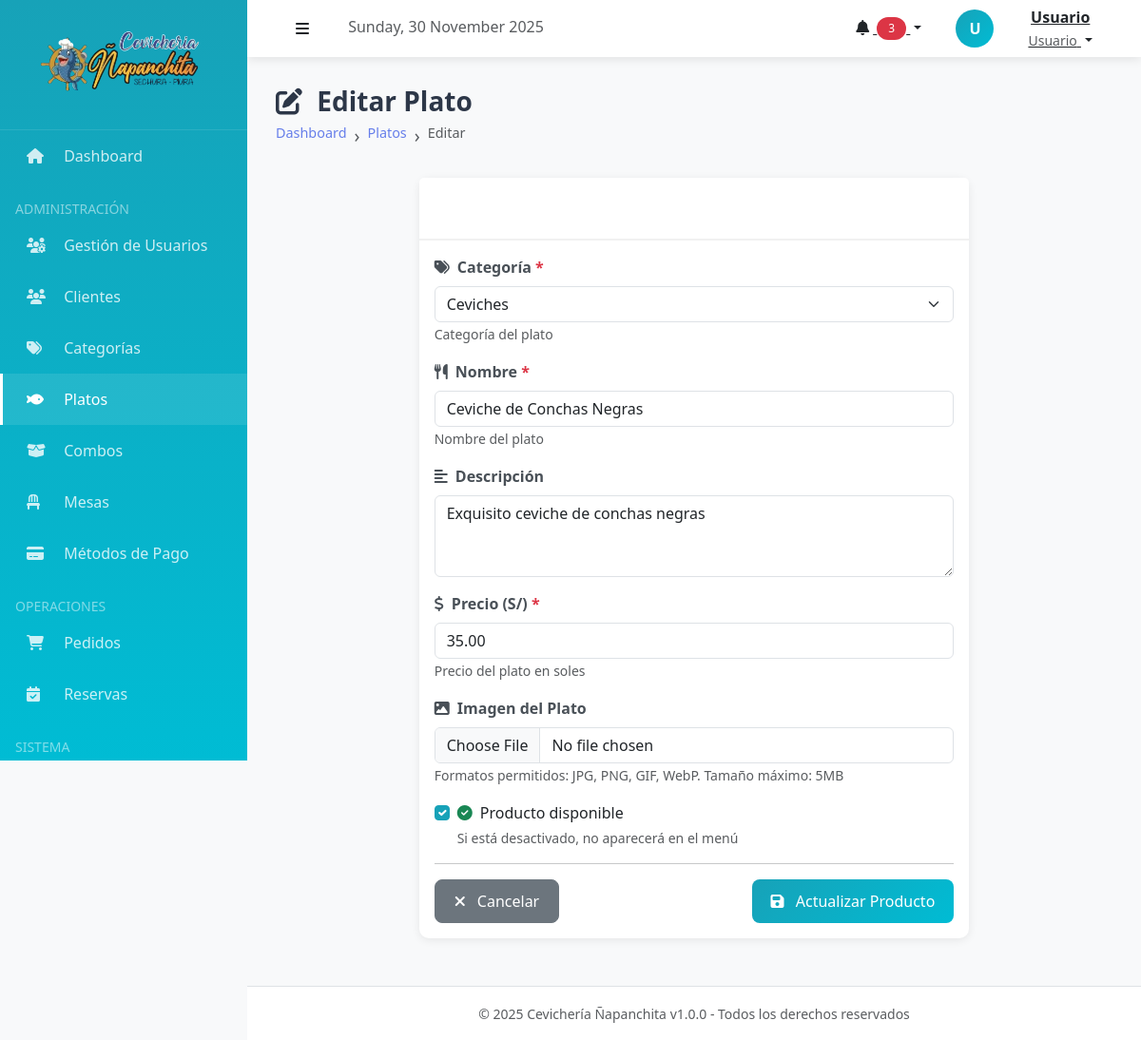
The app's page /index.php?action=platos_editar&id=3 (signed in) with its own data.
### tables this page shows
CREATE TABLE platos (
    id INT AUTO_INCREMENT PRIMARY KEY,
    categoria_id INT NOT NULL,
    nombre VARCHAR(100) NOT NULL,
    descripcion TEXT,
    precio DECIMAL(10, 2) NOT NULL CHECK (precio > 0),
    imagen_url VARCHAR(255),
    disponible BOOLEAN DEFAULT TRUE,
    fecha_creacion TIMESTAMP DEFAULT CURRENT_TIMESTAMP,
    
    FOREIGN KEY (categoria_id) REFERENCES categorias(id) ON DELETE RESTRICT,
    
    INDEX idx_productos_categoria (categoria_id),
    INDEX idx_productos_disponible (disponible),
    INDEX idx_productos_nombre (nombre)
);

CREATE TABLE categorias (
    id INT AUTO_INCREMENT PRIMARY KEY,
    nombre VARCHAR(50) UNIQUE NOT NULL,
    descripcion TEXT,
    orden INT DEFAULT 0 COMMENT 'Orden de visualizaciÃ³n',
    activo BOOLEAN DEFAULT TRUE,
    
    INDEX idx_categorias_activo (activo),
    INDEX idx_categorias_orden (orden)
);

### controllers/PlatoController.php (called while the page is built, shortened)
<?php
require_once __DIR__ . '/../config/database.php';
require_once __DIR__ . '/../models/Plato.php';
require_once __DIR__ . '/../models/Categoria.php';
class PlatoController
{
    private $plato;
    private $categoria;
    public function __construct()
    {
        $database = new Database();
        $this->db = $database->getConnection();
        $this->plato = new Plato($this->db);
        $this->categoria = new Categoria($this->db);
    }
    public function editar()
    {
        $id = $_GET['id'] ?? 0;
        $this->plato->id = $id;
        $plato = $this->plato->obtenerPorId();
        $categorias = $this->categoria->listar();
        require_once __DIR__ . '/../views/platos/editar.php';
    }
}

### config/database.php (called while the page is built, shortened)
<?php
class Database
{
    private $host = "localhost";
    private $db_name = "napanchita_db";
    private $username = "root";
    private $password = "";
    public function getConnection()
    {
        try {
            $this->conn = new PDO(
                "mysql:host=" . $this->host . ";dbname=" . $this->db_name . ";charset=utf8mb4",
                $this->username,
                $this->password
            );
            $this->conn->setAttribute(PDO::ATTR_ERRMODE, PDO::ERRMODE_EXCEPTION);
            $this->conn->setAttribute(PDO::ATTR_EMULATE_PREPARES, false);
            return $this->conn;
        } catch (PDOException $e) {
            echo "Error de conexión: " . $e->getMessage();
            return null;
        }
    }
}

### models/Categoria.php (called while the page is built, shortened)
<?php
class Categoria
{
    private $conn;
    private $table = "categorias";
    public function __construct($db)
    {
        $this->conn = $db;
    }
    public function listar($solo_activas = false)
    {
        $query = "SELECT c.*,
                  COUNT(p.id) as cantidad_platos
                  FROM " . $this->table . " c
                  LEFT JOIN platos p ON p.categoria_id = c.id";
        $query .= " GROUP BY c.id
                    ORDER BY c.orden ASC, c.nombre ASC";
        $stmt = $this->conn->prepare($query);
        $stmt->execute();
        return $stmt->fetchAll(PDO::FETCH_ASSOC);
    }
}

### models/Plato.php (called while the page is built, shortened)
<?php
class Plato
{
    private $conn;
    private $table = "platos";
    public $id;
    public function __construct($db)
    {
        $this->conn = $db;
    }
    public function obtenerPorId()
    {
        $query = "SELECT p.*, c.nombre as categoria_nombre
                  FROM " . $this->table . " p
                  LEFT JOIN categorias c ON p.categoria_id = c.id
                  WHERE p.id = :id LIMIT 1";
        $stmt = $this->conn->prepare($query);
        $stmt->bindParam(":id", $this->id, PDO::PARAM_INT);
        $stmt->execute();
        return $stmt->fetch(PDO::FETCH_ASSOC);
    }
}

### views/platos/editar.php (the view, shortened to what this page needs)
<?php
include __DIR__ . '/../layouts/header.php';
?>
<div class="page-header">
    <h1><i class="fas fa-edit me-2"></i> Editar Plato</h1>
    <nav aria-label="breadcrumb">
        <ol class="breadcrumb">
            <li class="breadcrumb-item"><a href="<?php echo BASE_URL; ?>index.php?action=dashboard">Dashboard</a></li>
            <li class="breadcrumb-item"><a href="<?php echo BASE_URL; ?>index.php?action=platos">Platos</a></li>
            <li class="breadcrumb-item active">Editar</li>
        </ol>
    </nav>
</div>
<div class="row">
    <div class="col-md-8 offset-md-2">
        <div class="card">
            <div class="card-header">
                <i class="fas fa-fish me-2"></i> Modificar Datos del Plato
            </div>
            <div class="card-body">
                <form action="<?php echo BASE_URL; ?>index.php?action=platos_actualizar" method="POST" enctype="multipart/form-data" id="formEditarProducto">
                    <div class="mb-3">
                        <label for="categoria_id" class="form-label">
                            <i class="fas fa-tags me-1"></i> Categoría <span class="text-danger">*</span>
                        </label>
                        <select class="form-select" id="categoria_id" name="categoria_id" required>
                            <?php foreach ($categorias as $cat): ?>
                                <option value="<?php echo $cat['id']; ?>"
                                    <?php echo $cat['id'] == $plato['categoria_id'] ? 'selected' : ''; ?>>
                                    <?php echo htmlspecialchars($cat['nombre']); ?>
                                </option>
                            <?php endforeach; ?>
                        </select>
                        <small class="form-text text-muted">Categoría del plato</small>
                    </div>
                    <div class="mb-3">
                        <label for="nombre" class="form-label">
                            <i class="fas fa-utensils me-1"></i> Nombre <span class="text-danger">*</span>
                        </label>
                        <input type="text" class="form-control" id="nombre" name="nombre"
                            value="<?php echo htmlspecialchars($plato['nombre']); ?>"
                            placeholder="Ej: Ceviche de pescado, Chicharrón de pota" required maxlength="100">
                        <small class="form-text text-muted">Nombre del plato</small>
                    </div>
                    <div class="mb-3">
                        <label for="descripcion" class="form-label">
                            <i class="fas fa-align-left me-1"></i> Descripción
                        </label>
                        <textarea class="form-control" id="descripcion" name="descripcion"
                            rows="3" placeholder="Descripción detallada del plato"><?php echo htmlspecialchars($plato['descripcion'] ?? ''); ?></textarea>
                    </div>
                    <div class="mb-3">
                        <label for="precio" class="form-label">
                            <i class="fas fa-dollar-sign me-1"></i> Precio (S/) <span class="text-danger">*</span>
                        </label>
                        <input type="number" class="form-control" id="precio" name="precio"
                            step="0.01" min="0.01" value="<?php echo $plato['precio']; ?>"
                            placeholder="0.00" required>
                        <small class="form-text text-muted">Precio del plato en soles</small>
                    </div>
                    <div class="mb-3">
                        <label for="imagen" class="form-label">
                            <i class="fas fa-image me-1"></i> Imagen del Plato
                        </label>
                        <input type="file" class="form-control" id="imagen" name="imagen"
                            accept="image/jpeg,image/png,image/gif,image/webp" onchange="previewImagen(event)">
                        <small class="form-text text-muted">
                            Formatos permitidos: JPG, PNG, GIF, WebP. Tamaño máximo: 5MB
                        </small>
                    </div>
                    <div class="mb-3">
                        <div class="form-check">
                            <input class="form-check-input" type="checkbox" id="disponible" name="disponible" value="1"
                                <?php
                                $disponible = isset($plato['disponible']) ? (int)$plato['disponible'] : 0;
                                echo ($disponible === 1) ? 'checked' : '';
                                ?>>
                            <label class="form-check-label" for="disponible">
                                <i class="fas fa-check-circle text-success me-1"></i> Producto disponible
                            </label>
                            <small class="form-text text-muted d-block">
                                Si está desactivado, no aparecerá en el menú
                            </small>
                        </div>
                    </div>
                    <hr>
                    <div class="d-flex justify-content-between">
                        <a href="<?php echo BASE_URL; ?>index.php?action=platos" class="btn btn-secondary">
                            <i class="fas fa-times me-2"></i> Cancelar
                        </a>
                        <button type="submit" class="btn btn-primary">
                            <i class="fas fa-save me-2"></i> Actualizar Producto
                        </button>
                    </div>
                </form>
            </div>
        </div>
    </div>
</div>
<?php
include __DIR__ . '/../layouts/footer.php';
?>

### public/css/style.css (style rules this page uses)
:root { --color-primary: #667eea; --color-secondary: #764ba2; --color-success: #28a745; --color-danger: #dc3545; --color-warning: #ffc107; --color-info: #17a2b8; --color-light: #f8f9fa; --color-dark: #343a40; --transition: all 0.3s ease; }
body { font-family: 'Segoe UI', Tahoma, Geneva, Verdana, sans-serif; background-color: #f4f6f9; }
.card { transition: var(--transition); margin-bottom: 20px; }
.card-header { font-weight: 600; background: linear-gradient(135deg, var(--color-primary) 0%, var(--color-secondary) 100%); color: white; border-bottom: none; }
.btn { transition: var(--transition); font-weight: 500; border-radius: 8px; padding: 10px 20px; }
.btn-primary { background: linear-gradient(135deg, var(--color-primary) 0%, var(--color-secondary) 100%); border: none; }
.form-label { font-weight: 600; color: #495057; margin-bottom: 8px; }
.breadcrumb { background: transparent; font-size: 0.9rem; }
.breadcrumb-item + .breadcrumb-item::before { content: "›"; font-size: 1.2rem; }
.breadcrumb-item a { color: var(--color-primary); text-decoration: none; }

### public/css/tema-celeste.css (style rules this page uses)
:root { --primary-color: #17a2b8; --primary-dark: #138496; --primary-light: #00bcd4; --primary-gradient: linear-gradient(135deg, #17a2b8 0%, #00bcd4 100%); }
.btn-primary { background: linear-gradient(135deg, #17a2b8 0%, #00bcd4 100%); border-color: #17a2b8; }
a { color: #17a2b8; }
.form-check-input:checked { background-color: #17a2b8; border-color: #17a2b8; }

### views/layouts/header.php (style rules this page uses)
:root { --sidebar-width: 260px; --header-height: 60px; --primary-color: #17a2b8; --secondary-color: #00bcd4; }
body { font-family: 'Segoe UI', Tahoma, Geneva, Verdana, sans-serif; background-color: #f8f9fa; }
.page-header { margin-bottom: 30px; }
.page-header h1 { font-size: 28px; font-weight: 700; color: #2d3748; margin: 0; }
.breadcrumb { background: transparent; padding: 0; margin: 5px 0 0 0; }
.card { border: none; box-shadow: 0 2px 10px rgba(0, 0, 0, 0.08); border-radius: 10px; }
.card-header { background: white; border-bottom: 2px solid #f1f1f1; font-weight: 600; padding: 20px; }

### records on screen
platos: categoria_id "Ceviches", nombre "Ceviche de Conchas Negras", descripcion "Exquisito ceviche de conchas negras", precio "35.00", disponible "☑"

### other values on screen
substr($_SESSION['nombre'] ?? 'U', 0, 1) "U"
$_SESSION['nombre'] "Usuario"
$_SESSION['rol'] "Usuario"
APP_NAME "Cevichería Ñapanchita"
APP_VERSION "1.0.0"
